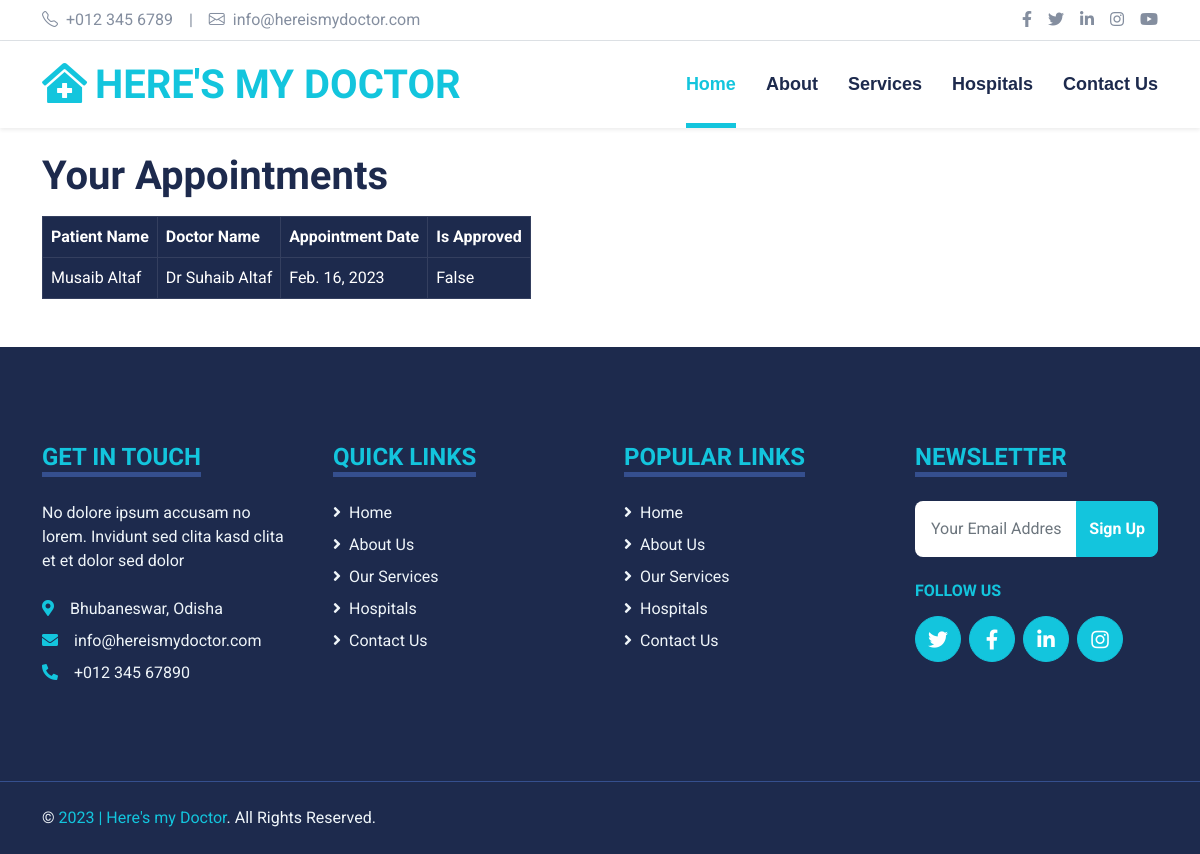
The app's page /medicare/our-appointments/ (signed in), older data.
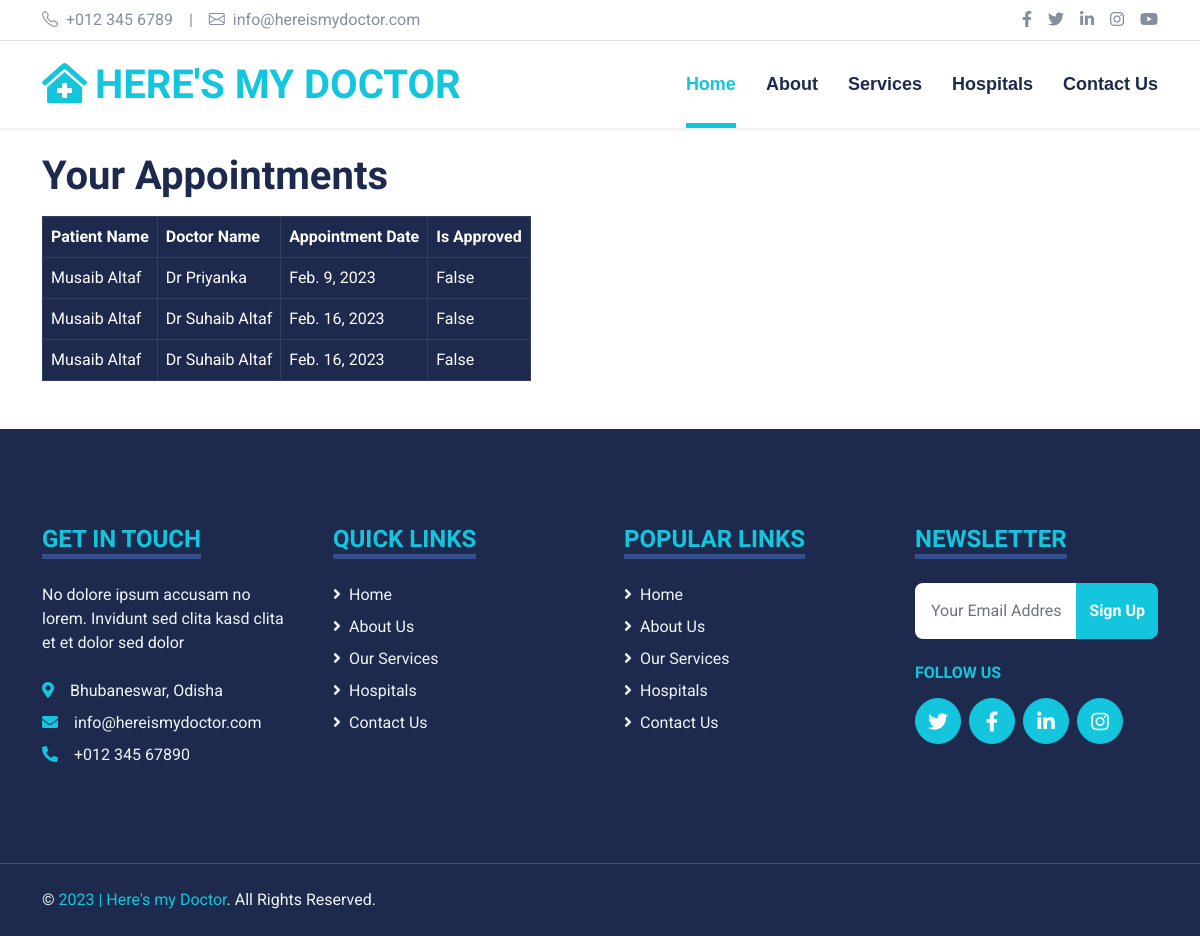
The same page, newer data.
### hospitals/models.py (models this page shows)
class Appointment(models.Model):
    patient = models.ForeignKey(Patient, on_delete=models.CASCADE)
    doctor = models.ForeignKey(Doctor, on_delete=models.CASCADE)
    hospital = models.ForeignKey(Hospital, on_delete=models.CASCADE, blank=True, null=True)
    date = models.DateField()
    is_approved = models.BooleanField(default=False)
    def __str__(self):
        return str(self.patient)

class Patient(models.Model):
    user = models.OneToOneField(User, on_delete=models.CASCADE, primary_key=True)
    full_name = models.CharField(max_length = 100)
    gender = models.CharField(max_length = 10)
    age = models.IntegerField()
    address = models.CharField(max_length = 200)
    aadhar_number = models.IntegerField()
    def __str__(self):
        return self.full_name

class Doctor(models.Model):
    name = models.CharField(max_length=150)
    qualification = models.CharField(max_length=150)
    department = models.CharField(max_length=150)
    hospital = models.ManyToManyField(Hospital, related_name="hospital")
    duty_day = models.CharField(max_length=500, default = "Please enter the data here")
    duty_time = models.CharField(max_length=150)
    OPD_time = models.CharField(max_length=150)
    room_number = models.CharField(max_length=150)
    def __str__(self):
        return self.name

### hospitals/views.py (the view)
# urls.py: path('our-appointments/', views.appointments, name = "appointments"),
def appointments(request):
    hospital = Hospital.objects.get(user = request.user)
    appointments = Appointment.objects.filter(hospital = hospital).order_by('date')
    print(appointments)
    context = {'appointments': appointments}
    return render(request, 'hospitalappointments.html', context)

### templates/hospitalappointments.html (shortened to what this page needs)
{% extends 'base.html' %}
{% block body %}
<div class = "container my-4">
   <h1 class = "my-3"> Your Appointments </h1>
    <table class="table table-bordered table-dark" style = " display: block; overflow: auto;">
        <thead>
          <tr>
            <th scope="col">Patient Name</th>
            <th scope="col">Doctor Name</th>
            <th scope="col">Appointment Date</th>
            <th scope="col">Is Approved </th>
          </tr>
        </thead>
        <tbody>
            {% for x in appointments %}
          <tr>
            <td>{{x.patient}}</td>
            <td>{{x.doctor}}</td>
            <td>{{x.date}}</td>
            <td>{{x.is_approved}}</td>
          </tr>
          {% endfor %}
        </tbody>
      </table>
</div>
{% endblock body %}

### templates/base.html (shortened to what this page needs)
<!DOCTYPE html>
<html lang="en">
<head>
    <link href="https://cdnjs.cloudflare.com/ajax/libs/font-awesome/5.15.0/css/all.min.css" rel="stylesheet">
    <link href="https://cdn.jsdelivr.net/npm/bootstrap-icons@1.4.1/font/bootstrap-icons.css" rel="stylesheet">
    <link href="/static/lib/owlcarousel/assets/owl.carousel.min.css" rel="stylesheet">
    <link href="/static/lib/tempusdominus/css/tempusdominus-bootstrap-4.min.css" rel="stylesheet" />
    <link href="/static/css/bootstrap.min.css" rel="stylesheet">
    <link href="/static/css/style.css" rel="stylesheet">
</head>
<body>
    <div class="container-fluid py-2 border-bottom d-none d-lg-block">
        <div class="container">
            <div class="row">
                <div class="col-md-6 text-center text-lg-start mb-2 mb-lg-0">
                    <div class="d-inline-flex align-items-center">
                        <a class="text-decoration-none text-body pe-3" href=""><i class="bi bi-telephone me-2"></i>+012 345 6789</a>
                        <span class="text-body">|</span>
                        <a class="text-decoration-none text-body px-3" href=""><i class="bi bi-envelope me-2"></i>info@hereismydoctor.com</a>
                    </div>
                </div>
                <div class="col-md-6 text-center text-lg-end">
                    <div class="d-inline-flex align-items-center">
                        <a class="text-body px-2" href="">
                            <i class="fab fa-facebook-f"></i>
                        </a>
                        <a class="text-body px-2" href="">
                            <i class="fab fa-twitter"></i>
                        </a>
                        <a class="text-body px-2" href="">
                            <i class="fab fa-linkedin-in"></i>
                        </a>
                        <a class="text-body px-2" href="">
                            <i class="fab fa-instagram"></i>
                        </a>
                        <a class="text-body ps-2" href="">
                            <i class="fab fa-youtube"></i>
                        </a>
                    </div>
                </div>
            </div>
        </div>
    </div>
    <div class="container-fluid sticky-top bg-white shadow-sm">
        <div class="container">
            <nav class="navbar navbar-expand-lg bg-white navbar-light py-3 py-lg-0">
                <a href="/" class="navbar-brand">
                    <h1 class="m-0 text-uppercase text-primary"><i class="fa fa-clinic-medical me-2"></i>Here's my Doctor</h1>
                </a>
                <div class="collapse navbar-collapse" id="navbarCollapse">
                    <div class="navbar-nav ms-auto py-0">
                        <a href="/" class="nav-item nav-link active">Home</a>
                        <a href="/about" class="nav-item nav-link">About</a>
                        <a href="/services" class="nav-item nav-link">Services</a>
                        <a href="/medicare/hospitals" class="nav-item nav-link">Hospitals</a>
                        <a href="/contact" class="nav-item nav-link">Contact Us</a>
                    </div>
                </div>
            </nav>
        </div>
    </div>
{% block body %}{% endblock body %}
      <div class="container-fluid bg-dark text-light mt-5 py-5">
        <div class="container py-5">
            <div class="row g-5">
                <div class="col-lg-3 col-md-6">
                    <h4 class="d-inline-block text-primary text-uppercase border-bottom border-5 border-secondary mb-4">Get In Touch</h4>
                    <p class="mb-4">No dolore ipsum accusam no lorem. Invidunt sed clita kasd clita et et dolor sed dolor</p>
                    <p class="mb-2"><i class="fa fa-map-marker-alt text-primary me-3"></i>Bhubaneswar, Odisha</p>
                    <p class="mb-2"><i class="fa fa-envelope text-primary me-3"></i>info@hereismydoctor.com</p>
                    <p class="mb-0"><i class="fa fa-phone-alt text-primary me-3"></i>+012 345 67890</p>
                </div>
                <div class="col-lg-3 col-md-6">
                    <h4 class="d-inline-block text-primary text-uppercase border-bottom border-5 border-secondary mb-4">Quick Links</h4>
                    <div class="d-flex flex-column justify-content-start">
                        <a class="text-light mb-2" href="#"><i class="fa fa-angle-right me-2"></i>Home</a>
                        <a class="text-light mb-2" href="#"><i class="fa fa-angle-right me-2"></i>About Us</a>
                        <a class="text-light mb-2" href="#"><i class="fa fa-angle-right me-2"></i>Our Services</a>
                        <a class="text-light mb-2" href="#"><i class="fa fa-angle-right me-2"></i>Hospitals</a>
                        <a class="text-light" href="#"><i class="fa fa-angle-right me-2"></i>Contact Us</a>
                    </div>
                </div>
                <div class="col-lg-3 col-md-6">
                    <h4 class="d-inline-block text-primary text-uppercase border-bottom border-5 border-secondary mb-4">Popular Links</h4>
                    <div class="d-flex flex-column justify-content-start">
                        <a class="text-light mb-2" href="#"><i class="fa fa-angle-right me-2"></i>Home</a>
                        <a class="text-light mb-2" href="#"><i class="fa fa-angle-right me-2"></i>About Us</a>
                        <a class="text-light mb-2" href="#"><i class="fa fa-angle-right me-2"></i>Our Services</a>
                        <a class="text-light mb-2" href="#"><i class="fa fa-angle-right me-2"></i>Hospitals</a>
                        <a class="text-light" href="#"><i class="fa fa-angle-right me-2"></i>Contact Us</a>
                    </div>
                </div>
                <div class="col-lg-3 col-md-6">
                    <h4 class="d-inline-block text-primary text-uppercase border-bottom border-5 border-secondary mb-4">Newsletter</h4>
                    <form action="">
                        <div class="input-group">
                            <input type="text" class="form-control p-3 border-0" placeholder="Your Email Address">
                            <button class="btn btn-primary">Sign Up</button>
                        </div>
                    </form>
                    <h6 class="text-primary text-uppercase mt-4 mb-3">Follow Us</h6>
                    <div class="d-flex">
                        <a class="btn btn-lg btn-primary btn-lg-square rounded-circle me-2" href="#"><i class="fab fa-twitter"></i></a>
                        <a class="btn btn-lg btn-primary btn-lg-square rounded-circle me-2" href="#"><i class="fab fa-facebook-f"></i></a>
                        <a class="btn btn-lg btn-primary btn-lg-square rounded-circle me-2" href="#"><i class="fab fa-linkedin-in"></i></a>
                        <a class="btn btn-lg btn-primary btn-lg-square rounded-circle" href="#"><i class="fab fa-instagram"></i></a>
                    </div>
                </div>
            </div>
        </div>
    </div>
    <div class="container-fluid bg-dark text-light border-top border-secondary py-4">
        <div class="container">
            <div class="row g-5">
                <div class="col-md-6 text-center text-md-start">
                    <p class="mb-md-0">&copy; <a class="text-primary" href="#"> 2023 | Here's my Doctor</a>. All Rights Reserved.</p>
                </div>
            </div>
        </div>
    </div>
</body>
</html>

### static/css/style.css (style rules this page uses)
:root { --primary: #13C5DD; --secondary: #354F8E; --light: #EFF5F9; --dark: #1D2A4D; }
.btn { font-weight: 700; transition: .5s; }
.btn-primary { color: #FFFFFF; }
.btn-lg-square { width: 46px; height: 46px; }
.btn-square, .btn-sm-square, .btn-lg-square { padding-left: 0; padding-right: 0; text-align: center; }
.navbar-light .navbar-nav .nav-link { font-family: 'Jost', sans-serif; position: relative; margin-left: 30px; padding: 30px 0; font-size: 18px; font-weight: 700; color: var(--dark); outline: none; transition: .5s; }
.navbar-light .navbar-nav .nav-link:hover, .navbar-light .navbar-nav .nav-link.active { color: var(--primary); }
@media (min-width: 992px) { .navbar-light .navbar-nav .nav-link::before { position: absolute; content: ""; width: 0; height: 5px; bottom: 0; left: 50%; background: var(--primary); transition: .5s; } }
@media (min-width: 992px) { .navbar-light .navbar-nav .nav-link:hover::before, .navbar-light .navbar-nav .nav-link.active::before { width: 100%; left: 0; } }

Row changes from the older to the newer data that the page shows:
added Appointment: patient "Musaib Altaf", doctor "Dr Priyanka", date "Feb. 9, 2023", is_approved "False"
added Appointment: patient "Musaib Altaf", doctor "Dr Suhaib Altaf", date "Feb. 16, 2023", is_approved "False"
